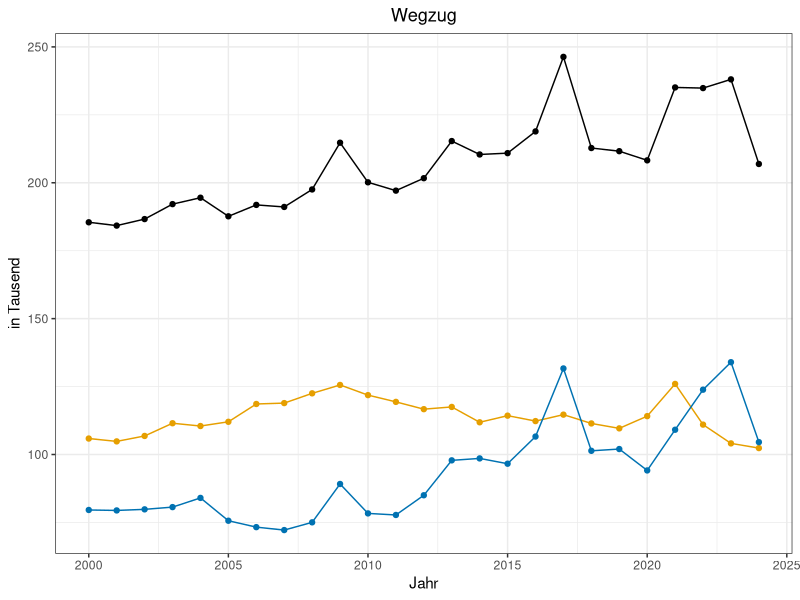
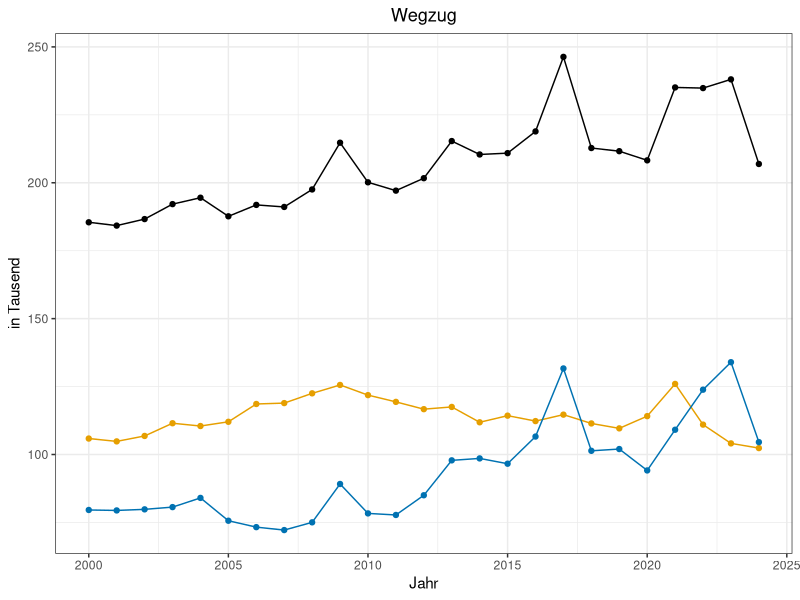

Reproduce these figures in R, in order.
#Prepare for Data
library("ggplot2")
library("tidyverse")
library("tidyr")
library("dplyr")
library("scales")
mnew <- read.csv("Clean_Data/mnew.csv")
bnew <- read.csv("Clean_Data/bnew.csv")

#This plot shows us the trend of  population outflow into München from 2000 to 2024.
#outflow = internal migration out + external migration out
p6<-mnew%>%
  filter(sn == 26)%>%
  ggplot( aes(x = Jahr, y = Basiswert.3 + Basiswert.4, color = Ausprägung)) + geom_point()+ 
  geom_line() + facet_wrap(~Raumbezug) +
  labs(y = "in Tausend", 
       title = "Wegzug" ,
       color = "Staatsbürgerschaft") +
  scale_color_manual(values = c(deutsch = "#E69F00",
                                nichtdeutsch = "#0072B2",
                                insgesamt = "black"))+
  scale_y_continuous(labels = label_number(scale = 1e-3)) + #Population in thousands
  theme_bw()+ theme(plot.title = element_text(hjust = 0.5), #Center the title
                    legend.position = "none",     #Remove Legend
                    strip.text = element_blank()) #Remove facet title
p6

#save plot
ggsave("Results/p_Wegzug.jpg", plot = p6,width = 6, height = 3)
